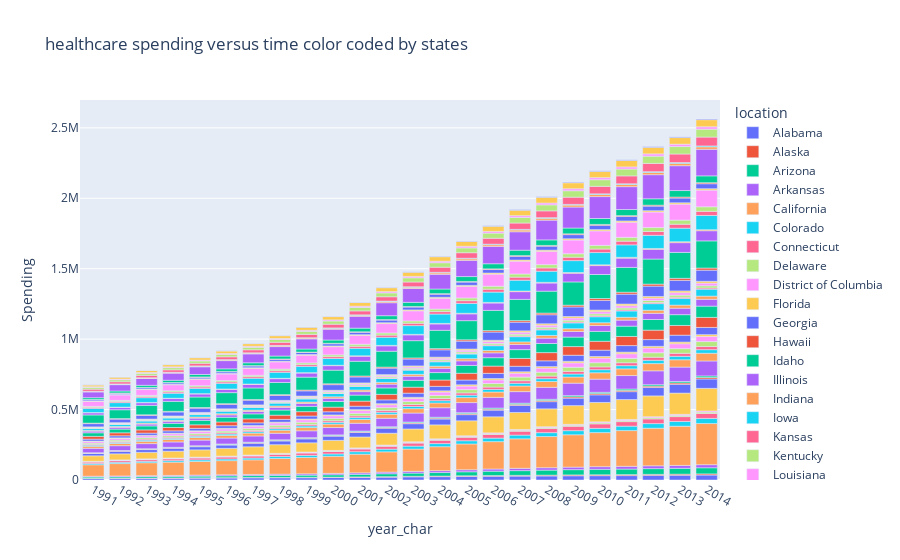

Notebook code cell kept with this figure:
### Code cell
%matplotlib inline
longd1 = longd1.assign(year_char = longd1.Year.astype(str))
fig = px.bar(longd1, x = "year_char", y = "Spending", color = "location", title="healthcare spending versus time color coded by states" )
fig.show()
plt.savefig('question4a.png')
